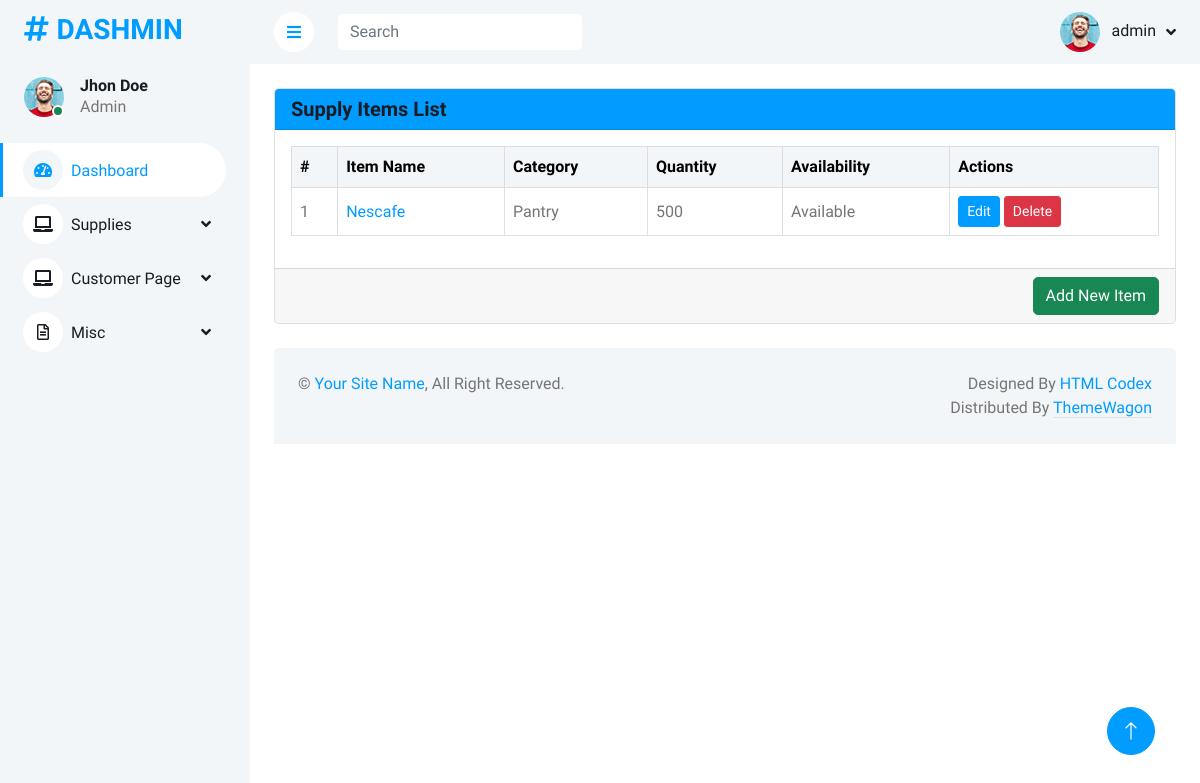
The page /supply/items/ (signed in) on the database as committed earlier.
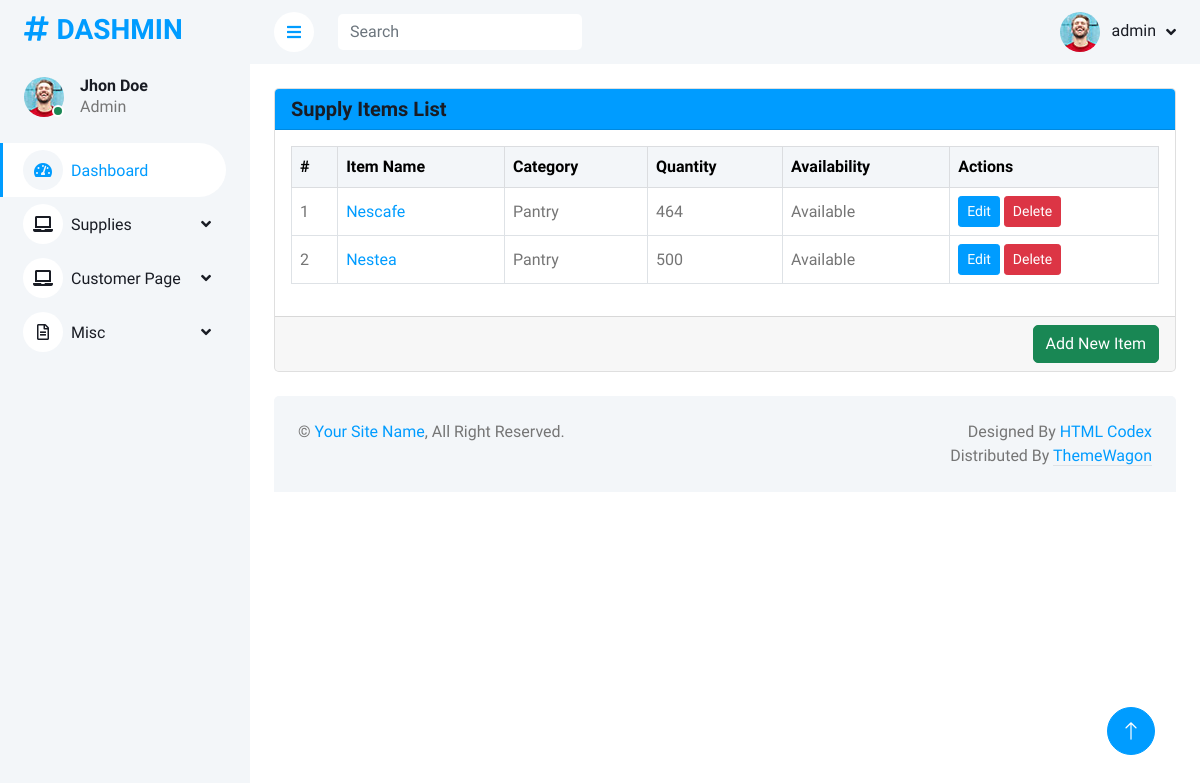
The same page on the database as committed later.
### supply/models.py (models this page shows, shortened)
class SupplyItem(models.Model):
    STATUS_CHOICES = [
        ('active', 'Active'),
        ('inactive', 'Inactive'),
        ('archived', 'Archived'),
    ]
    AVAILABILITY_CHOICES = [
        ('Available', 'Available'),
        ('Low Stock', 'Low in Supply'),
        ('Out of Stock', 'Out of Supply')
    ]
    item_id = models.AutoField(primary_key=True)
    item_name = models.CharField(max_length=200)
    item_code = models.CharField(max_length=100, unique=True)
    category = models.ForeignKey(Category, on_delete=models.SET_NULL, null=True, blank=True)  # Updated field
    description = models.TextField(blank=True)
    quantity_in_stock = models.IntegerField(default=0)
    reorder_level = models.IntegerField(default=0)
    unit_of_measure = models.CharField(max_length=50)
    location = models.CharField(max_length=100, blank=True)
    unit_price = models.DecimalField(max_digits=10, decimal_places=2)
    currency = models.CharField(max_length=10, default='USD')
    supplier = models.ForeignKey(Supplier, on_delete=models.SET_NULL, null=True, blank=True)
    last_purchase_date = models.DateField(null=True, blank=True)
    last_supplier_price = models.DecimalField(max_digits=10, decimal_places=2, null=True, blank=True)
    preferred_supplier = models.BooleanField(default=False)
    added_by = models.ForeignKey(
        settings.AUTH_USER_MODEL, # Use settings
        on_delete=models.SET_NULL,
        null=True,
        blank=True,
        related_name='added_supply_items' # Add related_name
    )
    date_added = models.DateTimeField(auto_now_add=True)
    last_updated = models.DateTimeField(auto_now=True)
    added_by = models.ForeignKey('User', on_delete=models.SET_NULL, null=True, blank=True)
    status = models.CharField(max_length=10, choices=STATUS_CHOICES, default='active')
    availability = models.CharField(choices=AVAILABILITY_CHOICES, default='Available')
    barcode = models.CharField(max_length=100, blank=True)
    image = models.ImageField(upload_to='supply_images/', blank=True, null=True)
    expiration_date = models.DateField(null=True, blank=True)
    tags = models.CharField(max_length=200, blank=True)

class Category(models.Model):
    name = models.CharField(max_length=100, unique=True)
    description = models.TextField(blank=True)
    class Meta:
        verbose_name = "Category"
        verbose_name_plural = "Categories"
    def __str__(self):
        return self.name

### supply/views.py (the view)
# urls.py: path('items/', views.SupplyItemListView.as_view(), name='supplyitem_list'),
class SupplyItemListView(ManagerAccessMixin, ListView):
    model = SupplyItem
    template_name = 'supply/supply_items/supplyitem_list.html'
    context_object_name = 'supply_items'
    paginate_by = 25

### supply/views.py (called while the page is built)
def is_supplier_manager(user):
    return user.is_authenticated and (user.is_superuser or user.groups.filter(name='Supply Manager').exists())

    def test_func(self):
        return is_supplier_manager(self.request.user)

### supply/templates/supply/supply_items/supplyitem_list.html (shortened to what this page needs)
{% extends "supply/base/base.html" %}
{% block content %}
<div class="container-fluid pt-4 px-4">
    <div class="row">
        <div class="col-12">
            <div class="card">
                <div class="card-header bg-primary text-white">
                    <h5 class="mb-0">Supply Items List</h5>
                </div>
                <div class="card-body">
                    <div class="table-responsive">
                        <table class="table table-bordered table-hover align-middle">
                            <thead class="table-light">
                                <tr>
                                    <th>#</th>
                                    <th>Item Name</th>
                                    <th>Category</th>
                                    <th>Quantity</th>
                                    <th>Availability</th>
                                    <th>Actions</th>
                                </tr>
                            </thead>
                            <tbody>
                                {% for item in supply_items %}
                                <tr>
                                    <td>{{ forloop.counter }}</td>
                                    <td><a href="{% url 'supply:supplyitem_detail' item.item_id %}">{{ item.item_name }}</a></td>
                                    <td>{{ item.category }}</td>
                                    <td>{{ item.quantity_in_stock }}</td>
                                    <td>{{ item.availability}}</td>
                                    <td>
                                        <a href="{% url 'supply:supplyitem_edit' item.item_id %}" class="btn btn-sm btn-primary">Edit</a>
                                        <button type="button" class="btn btn-sm btn-danger" data-bs-toggle="modal" data-bs-target="#deleteModal{{ item.id }}">Delete</button>
                                    </td>
                                </tr>
                                {% empty %}
                                <tr>
                                    <td colspan="5" class="text-center">No supply items found.</td>
                                </tr>
                                {% endfor %}
                            </tbody>
                        </table>
                    </div>
                </div>
                <div class="card-footer text-end">
                    <a href="{% url 'supply:supplyitem_add' %}" class="btn btn-success">Add New Item</a>
                </div>
            </div>
        </div>
    </div>
</div>
{% endblock content %}

Rows that differ between the two databases and show on the page:
changed SupplyItem "Nescafe": quantity_in_stock "500" → "464"
added SupplyItem: item_name "Nestea", category "Pantry", quantity_in_stock "500", availability "Available"
